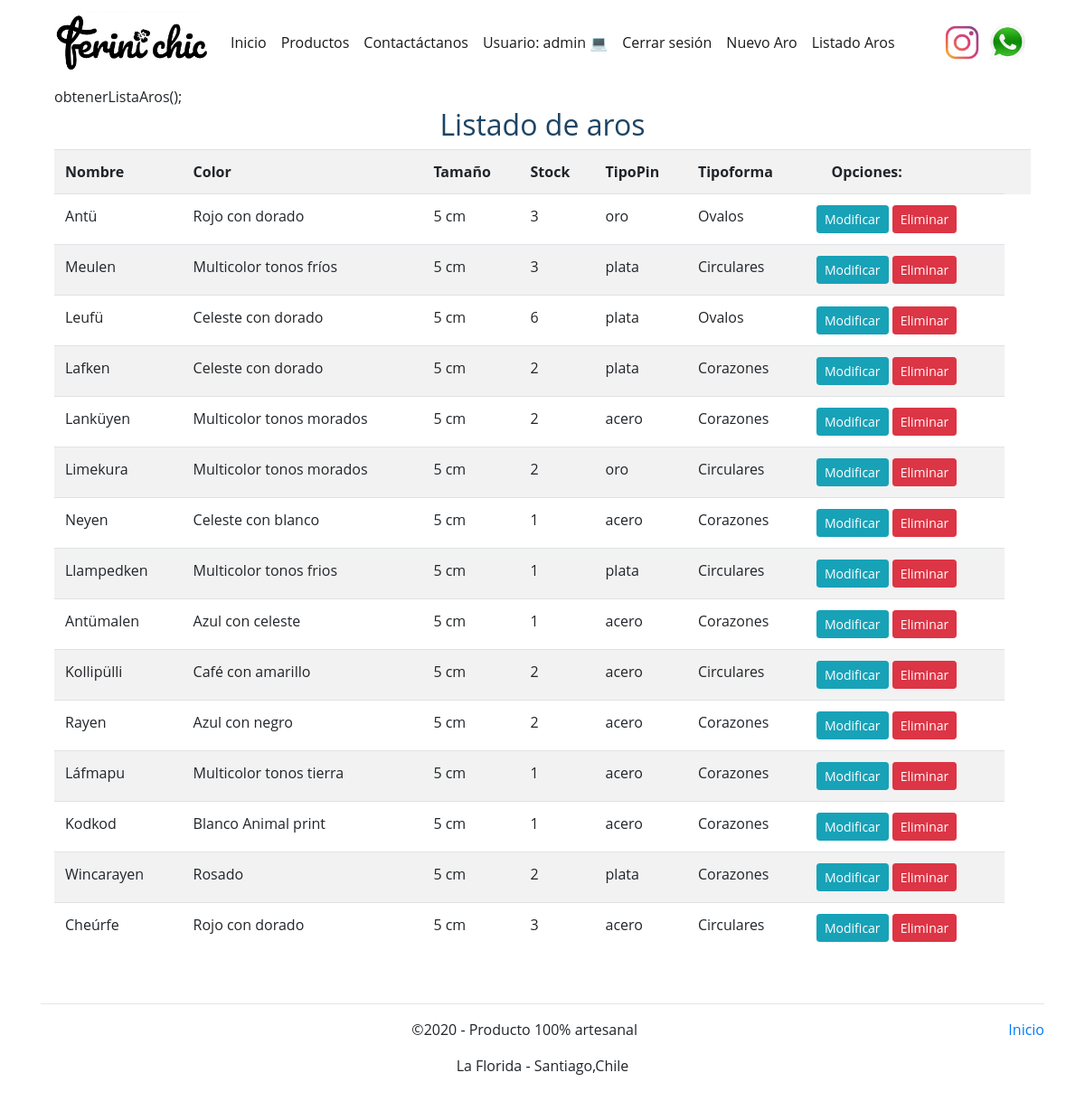
/ListadoAros (signed in), run on the app's committed database.
### core/models.py (models this page shows, shortened)
class Aro (models.Model):
    nombre= models.CharField(max_length=90)
    color= models.CharField(max_length=30)
    tamaño= models.IntegerField()
    stock= models.IntegerField()
    tipoPin= models.CharField(max_length=20)
    tipoforma= models.ForeignKey(TipoAro, on_delete=models.CASCADE)
    imagen = models.ImageField(null=True, blank =True)

class TipoAro (models.Model):
    nombreT= models.CharField(max_length=50)
    def __str__(self):
        return self.nombreT

### core/views.py (the view)
# urls.py: path('ListadoAros',ListadoAros ,name= "ListadoAros" ),
def ListadoAros(request):
    aros_= Aro.objects.all()
    data ={
        'aros_':aros_
    }
    return render(request, 'core/ListadoAros.html', data)

### core/templates/core/ListadoAros.html (shortened to what this page needs)
{% extends 'core/baseEstructura.html' %}
{% load static %}
{% load crispy_forms_tags %}
{%block css%}
<link rel="stylesheet" href="{% static 'core/css/estiloIndex.css'%}">
{%endblock%}
{% block contenido %}
<div class="container">
    obtenerListaAros();
    <div class="table-responsive-sm">
        <h2>Listado de aros</h2>
        <table class="table table-striped ">
            <tr>
                <th>Nombre</th>
                <th>Color</th>
                <th>Tamaño</th>
                <th>Stock</th>
                <th>TipoPin</th>
                <th>Tipoforma</th>
                <th> &nbsp;&nbsp;&nbsp;&nbsp;Opciones:</th>
                <th></th>
            </tr>
            {%for a in aros_%}
            <tr>
            <td>{{a.nombre}}</td>
            <td>{{a.color}}</td>
            <td>{{a.tamaño}} cm</td>
            <td>{{a.stock}}</td>
            <td>{{a.tipoPin}}</td>
            <td>{{a.tipoforma}}</td>
            <td>
                <a href="{% url 'modificar_aro' a.id %}" class="btn btn-info btn-sm">Modificar</a>
                <a href="{%url 'eliminar_aro' a.id%}" onclick="confirmarEliminacion(a.id)" class="btn btn-danger btn-sm">Eliminar</a>
            </td>
            </tr>
            {%endfor%}
        </table>
    </div>
</div>
{%endblock%}

### core/templates/core/baseEstructura.html (shortened to what this page needs)
<!doctype html  >
<html lang="en">
  <head>
    {% load pwa %}
    {% load static %}
    <link rel="stylesheet" href="https://cdn.jsdelivr.net/npm/bootstrap@4.5.3/dist/css/bootstrap.min.css">
    {%block css%}
    {%endblock%}
  </head>
  <body>
    <div id="barra" class="container">
        <nav class ="navbar navbar-expand-lg navbar-light  bg-white">
            <a class="navbar-brand">
                <img id="logo" src="{% static 'core/imagenes/logoo.png'%}"   alt="logo">
            </a>
            <div class="collapse navbar-collapse" id="menu">
                <ul class="navbar-nav mr-auto">
                    <li class="nav-item active">
                        <a href="{% url 'home'%}" class="nav-link">Inicio</a>
                    </li>
                    <li class="nav-item active">
                        <a href="{% url 'aros'%}" class="nav-link">Productos</a>
                    </li>
                    <li class="nav-item active">
                        <a href="{% url 'Contacto'%}" class="nav-link">Contactáctanos</a>
                    </li>
                    {%if user.is_authenticated%}
                      <li class="nav-item active">
                        <a href="#" class="nav-link"> Usuario: {{ user.username}} 💻</a>
                      </li>
                      <li class="nav-item active">
                        <a href="{% url 'logout'%}" class="nav-link"> Cerrar sesión</a>
                      </li>
                      <li class="nav-item active">
                        <a href="{%url 'nuevo_aro'%}"  class="nav-link">Nuevo Aro</a>
                      </li>
                      <li class="nav-item active">
                        <a href="{%url 'ListadoAros'%}"  class="nav-link">Listado Aros</a>
                      </li>
                    {% endif %}
                </ul>
                <span class="navbar-text">
                  <a href="https://www.instagram.com/ferini_chic/?hl=es-la" target="blank"><img class="redes" src="{% static 'core/imagenes/insta.png'%}" alt=""></a>
                </span>
                <span class="navbar-text">
                  <a href="https://api.whatsapp.com/send?phone=56950596898" target="blank"><img class="redes" src="{% static 'core/imagenes/wp.png'%}"  alt=""></a>
                </span>
            </div>
          </nav>
    <div id="contenidoPrincipal">
        {% block contenido %}
        {%endblock%}
    </div>
  </div>
  <footer class="container">
    <hr class="colorhr featurette-divider">
    <div class="nine columns">
      <p class="float-right"><a href="#">Inicio</a></p>
      <p class="elFooter">&copy;2020  - Producto 100% artesanal   </p>
      <p class="elFooter"> La Florida - Santiago,Chile </p>
    </div>
  </footer>
  </body>
</html>

### core/static/core/css/estiloIndex.css (style rules this page uses)
* { margin: 0px; padding: 0px; }
footer { padding: 1.5em; }
.elFooter { text-align: center; }
#logo { width : 170px; }
.redes { height: 50px; padding: 5px; }
body { font-family: 'Open Sans', sans-serif; }
h2 { color: #1d4464; text-align: center; }

### data on the page
Aro: nombre "Antü", color "Rojo con dorado", tamaño "5", stock "3", tipoPin "oro", tipoforma "Ovalos"
Aro: nombre "Meulen", color "Multicolor tonos fríos", tamaño "5", stock "3", tipoPin "plata", tipoforma "Circulares"
Aro: nombre "Leufü", color "Celeste con dorado", tamaño "5", stock "6", tipoPin "plata", tipoforma "Ovalos"
Aro: nombre "Lafken", color "Celeste con dorado", tamaño "5", stock "2", tipoPin "plata", tipoforma "Corazones"
Aro: nombre "Lanküyen", color "Multicolor tonos morados", tamaño "5", stock "2", tipoPin "acero", tipoforma "Corazones"
Aro: nombre "Limekura", color "Multicolor tonos morados", tamaño "5", stock "2", tipoPin "oro", tipoforma "Circulares"
Aro: nombre "Neyen", color "Celeste con blanco", tamaño "5", stock "1", tipoPin "acero", tipoforma "Corazones"
Aro: nombre "Llampedken", color "Multicolor tonos frios", tamaño "5", stock "1", tipoPin "plata", tipoforma "Circulares"
Aro: nombre "Antümalen", color "Azul con celeste", tamaño "5", stock "1", tipoPin "acero", tipoforma "Corazones"
Aro: nombre "Kollipülli", color "Café con amarillo", tamaño "5", stock "2", tipoPin "acero", tipoforma "Circulares"
Aro: nombre "Rayen", color "Azul con negro", tamaño "5", stock "2", tipoPin "acero", tipoforma "Corazones"
Aro: nombre "Láfmapu", color "Multicolor tonos tierra", tamaño "5", stock "1", tipoPin "acero", tipoforma "Corazones"
Aro: nombre "Kodkod", color "Blanco Animal print", tamaño "5", stock "1", tipoPin "acero", tipoforma "Corazones"
Aro: nombre "Wincarayen", color "Rosado", tamaño "5", stock "2", tipoPin "plata", tipoforma "Corazones"
Aro: nombre "Cheúrfe", color "Rojo con dorado", tamaño "5", stock "3", tipoPin "acero", tipoforma "Circulares"

### other printed values
{{ user.username }} "admin"
